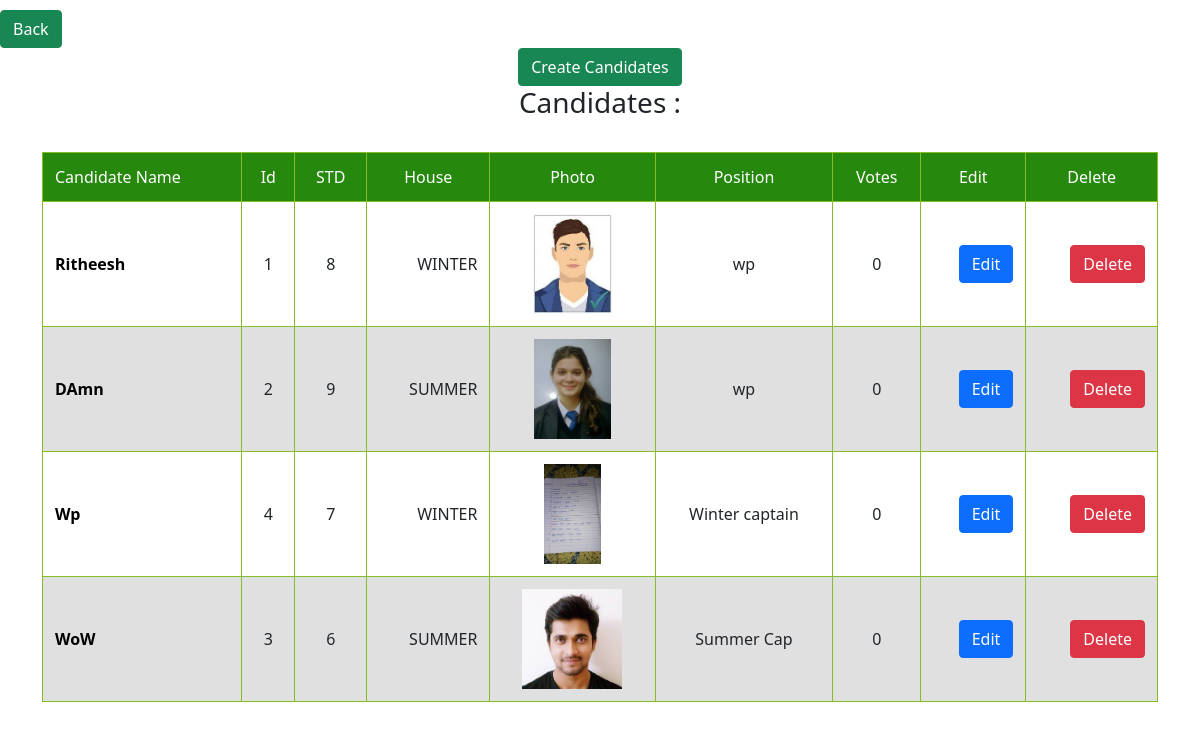
The app's page /admin/candidates (signed in), older data.
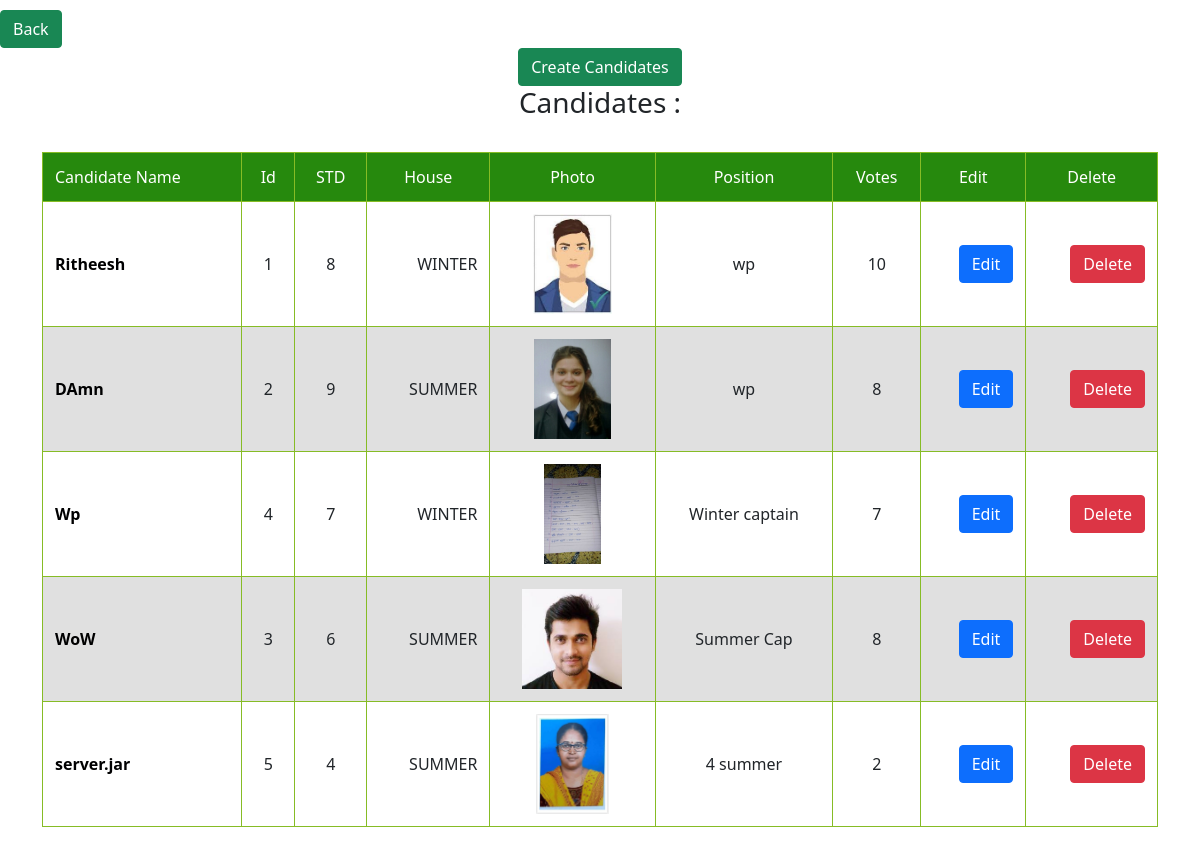
The same page, newer data.
### tables this page shows
CREATE TABLE candidates (
	            id INTEGER PRIMARY KEY,
	            name TEXT NOT NULL,
	            STD TEXT NOT NULL,
                House TEXT NOT NULL,
                Photo TEXT NOT NULL,
                Position INTEGER NOT NULL,
                Votes INTEGER NOT NULL
                );

CREATE TABLE positions (
	            id INTEGER PRIMARY KEY,
	            name TEXT NOT NULL,
	            wcs TEXT NOT NULL
                );

### main.py (the view)
@app.route('/admin/candidates')
def candidates():
    if not session.get("login"):
        return redirect("/admin/login")
    cursor = conn.cursor()
    cursor.execute(f"SELECT * from candidates")
    record = cursor.fetchall()
    cursor.execute(f"SELECT * FROM positions")
    recordpos = cursor.fetchall()
    new_r = []
    for i in recordpos:
        for u,j in enumerate(record):
            if i[0] == j[5]:
                j = list(j)
                j[5] = i[1]
                new_r.append(tuple(j))
    return render_template('candidates.html', tm=new_r)

### templates/candidates.html (shortened to what this page needs)
<!DOCTYPE html>
<html lang="en">
<head>
    <link rel="stylesheet" href="{{ url_for('static', filename='table.css')}}">
    <link rel="stylesheet" href="{{ url_for('static', filename='bootstrap.min.css') }}">
</head>
<body>
    <div class="buttonss" style="padding-top: 10px">
        <a href="../admin"><button type="button" class="btn btn-success">Back</button></a>
    </div>
    <center>
        <a href="candidates/create"><button type="button" class="btn btn-success">Create Candidates</button></a>
        <h3>Candidates :</h3>
    </center>
    <div class="container">
  <table class="responsive-table">
    <thead>
      <tr>
        <th scope="col">Candidate Name</th>
        <th scope="col">Id</th>
        <th scope="col">STD</th>
        <th scope="col">House</th>
        <th scope="col">Photo</th>
        <th scope="col">Position</th>
        <th scope="col">Votes</th>
        <th scope="col">Edit</th>
        <th scope="col">Delete</th>
      </tr>
    </thead>
    <tbody>
        {% for item in tm %}
      <tr>
        <th scope="row">{{item[1]}}</th>
        <td data-title="Id">{{item[0]}}</td>
        <td data-title="STD">{{item[2]}}</td>
        <td data-title="House" data-type="currency">{{item[3]}}</td>
        <td><img src="{{ url_for('static', filename='pics/' + item[4] )}}" alt="{{item[4]}}" height="100px"></td>
        <td>{{item[5]}}</td>
        <td>{{item[6]}}</td>
        <td data-title="Edit" data-type="currency"><a href="candidates/edit/{{item[0]}}"><button type="button" class="btn btn-primary" >Edit</button></a></td>
        <td data-title="Delete" data-type="currency"><a href="candidates/delete/{{item[0]}}"><button type="button" class="btn btn-danger">Delete</button></a></td>
      </tr>
      {% endfor %}
    </tbody>
  </table>
</div>
</body>
</html>

### static/table.css (style rules this page uses)
html { box-sizing: border-box; }
*, *:before, *:after { box-sizing: inherit; }
body { font-family: system-ui, -apple-system, BlinkMacSystemFont, "Avenir Next", "Avenir", "Segoe UI", "Lucida Grande", "Helvetica Neue", "Helvetica", "Fira Sans", "Roboto", "Noto", "Droid Sans", "Cantarell", "Oxygen", "Ubuntu", "Franklin Gothic Medium", "Century Gothic", "Liberation Sans", sans-serif; color: rgba(0, 0, 0, 0.87); }
a { color: #26890d; }
.container { margin: 5% 3%; }
@media (min-width: 48em) { .container { margin: 2%; } }
@media (min-width: 75em) { .container { margin: 2em auto; max-width: 75em; } }
.responsive-table { width: 100%; margin-bottom: 1.5em; border-spacing: 0; }
@media (min-width: 48em) { .responsive-table { font-size: 0.9em; } }
@media (min-width: 62em) { .responsive-table { font-size: 1em; } }
.responsive-table thead { position: absolute; clip: rect(1px 1px 1px 1px); padding: 0; border: 0; height: 1px; width: 1px; overflow: hidden; }
@media (min-width: 48em) { .responsive-table thead { position: relative; clip: auto; height: auto; width: auto; overflow: auto; } }
.responsive-table thead th { background-color: #26890d; border: 1px solid #86bc25; font-weight: normal; text-align: center; color: white; }
.responsive-table thead th:first-of-type { text-align: left; }
.responsive-table tbody, .responsive-table tr, .responsive-table th, .responsive-table td { display: block; padding: 0; text-align: left; white-space: normal; }
@media (min-width: 48em) { .responsive-table tr { display: table-row; } }
.responsive-table th, .responsive-table td { padding: 0.5em; vertical-align: middle; }
@media (min-width: 30em) { .responsive-table th, .responsive-table td { padding: 0.75em 0.5em; } }
@media (min-width: 48em) { .responsive-table th, .responsive-table td { display: table-cell; padding: 0.5em; } }
@media (min-width: 62em) { .responsive-table th, .responsive-table td { padding: 0.75em 0.5em; } }
@media (min-width: 75em) { .responsive-table th, .responsive-table td { padding: 0.75em; } }
@media (min-width: 48em) { .responsive-table tbody { display: table-row-group; } }
.responsive-table tbody tr { margin-bottom: 1em; }
@media (min-width: 48em) { .responsive-table tbody tr { display: table-row; border-width: 1px; } }
.responsive-table tbody tr:last-of-type { margin-bottom: 0; }
@media (min-width: 48em) { .responsive-table tbody tr:nth-of-type(even) { background-color: rgba(0, 0, 0, 0.12); } }
.responsive-table tbody th[scope=row] { background-color: #26890d; color: white; }
@media (min-width: 30em) { .responsive-table tbody th[scope=row] { border-left: 1px solid #86bc25; border-bottom: 1px solid #86bc25; } }
@media (min-width: 48em) { .responsive-table tbody th[scope=row] { background-color: transparent; color: #000001; text-align: left; } }
.responsive-table tbody td { text-align: right; }
@media (min-width: 48em) { .responsive-table tbody td { border-left: 1px solid #86bc25; border-bottom: 1px solid #86bc25; text-align: center; } }
@media (min-width: 48em) { .responsive-table tbody td:last-of-type { border-right: 1px solid #86bc25; } }
.responsive-table tbody td[data-type=currency] { text-align: right; }
.responsive-table tbody td[data-title]:before { content: attr(data-title); float: left; font-size: 0.8em; color: rgba(0, 0, 0, 0.54); }
@media (min-width: 30em) { .responsive-table tbody td[data-title]:before { font-size: 0.9em; } }
@media (min-width: 48em) { .responsive-table tbody td[data-title]:before { content: none; } }

Row changes from the older to the newer data that the page shows:
changed candidates "Ritheesh": Votes "0" → "10"
changed candidates "DAmn": Votes "0" → "8"
changed candidates "Wp": Votes "0" → "7"
changed candidates "WoW": Votes "0" → "8"
added candidates: name "server.jar", id "5", STD "4", House "SUMMER", Photo (picture), name "4 summer", Votes "2"
